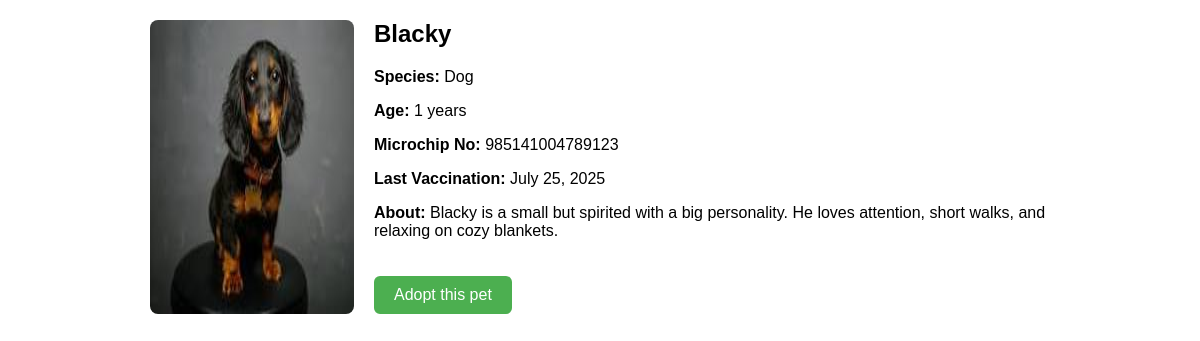
The app's page /pets/4/ with its own data.
### adoption/models.py (models this page shows, shortened)
class Pet(models.Model):
    SPECIES_CHOICES = (
        ("Dog", "Dog"),
        ("Cat", "Cat"),
        ("Parrot", "Parrot"),
        ("Fish", "Fish"),
        ("Hamster", "Hamster"),
        ("Other", "Other"),
    )
    name = models.CharField(max_length=100)
    species = models.CharField(
        max_length=20,
        choices=SPECIES_CHOICES,
        default='Dog'
    )
    age = models.IntegerField()
    description = models.TextField(blank=True, null=True)
    image = models.ImageField(upload_to='pet_images/', blank=True, null=True)
    microchip_number = models.CharField(max_length=100, blank=True, null=True)
    vaccination_date = models.DateField(blank=True, null=True)
    is_adopted = models.BooleanField(default=False)
    posted_on = models.DateTimeField(default=timezone.now)

### adoption/views.py (the view)
# urls.py: path('pets/<int:pk>/', views.pet_detail, name='pet_detail'),
def pet_detail(request, pk):
    pet = get_object_or_404(Pet, pk=pk)
    return render(request, 'pet_detail.html', {'pet': pet})

### adoption/templates/pet_detail.html (shortened to what this page needs)
<!DOCTYPE html>
<html>
<head>
</head>
<body>
    <div class="header">
        {% if pet.image %}
        <img src="{{ pet.image.url }}" alt="{{ pet.name }}">
        {% endif %}
        <div class="info">
            <h2>{{ pet.name }}</h2>
            <p><strong>Species:</strong> {{ pet.species }}</p>
            <p><strong>Age:</strong> {{ pet.age }} years</p>
            {% if pet.microchip_number %}
                <p><strong>Microchip No:</strong> {{ pet.microchip_number }}</p>
            {% endif %}
            {% if pet.vaccination_date %}
                <p><strong>Last Vaccination:</strong> {{ pet.vaccination_date }}</p>
            {% endif %}
            {% if pet.description %}
                <p><strong>About:</strong> {{ pet.description }}</p>
            {% endif %}
            {% if pet.is_adopted %}
                <a class="btn disabled">Already adopted</a>
            {% else %}
                <a href="{% url 'adopt_pet' pet.id %}" class="btn">Adopt this pet</a>
            {% endif %}
        </div>
    </div>
</body>
</html>

### adoption/templates/pet_detail.html (style rules this page uses)
body { font-family: Arial, sans-serif; max-width: 900px; margin: 0 auto; padding: 20px; }
.header { display: flex; gap: 20px; }
.header img { max-width: 350px; border-radius: 8px; }
.info h2 { margin-top: 0; }
.btn { display: inline-block; margin-top: 20px; padding: 10px 20px; background: #4CAF50; color: #fff; text-decoration: none; border-radius: 6px; }

### records on screen
Pet: image (picture), name "Blacky", species "Dog", age "1", microchip_number "985141004789123", vaccination_date "July 25, 2025", description "Blacky is a small but spirited with a big personality. He loves attention, short walks, and relaxing on cozy blankets."
